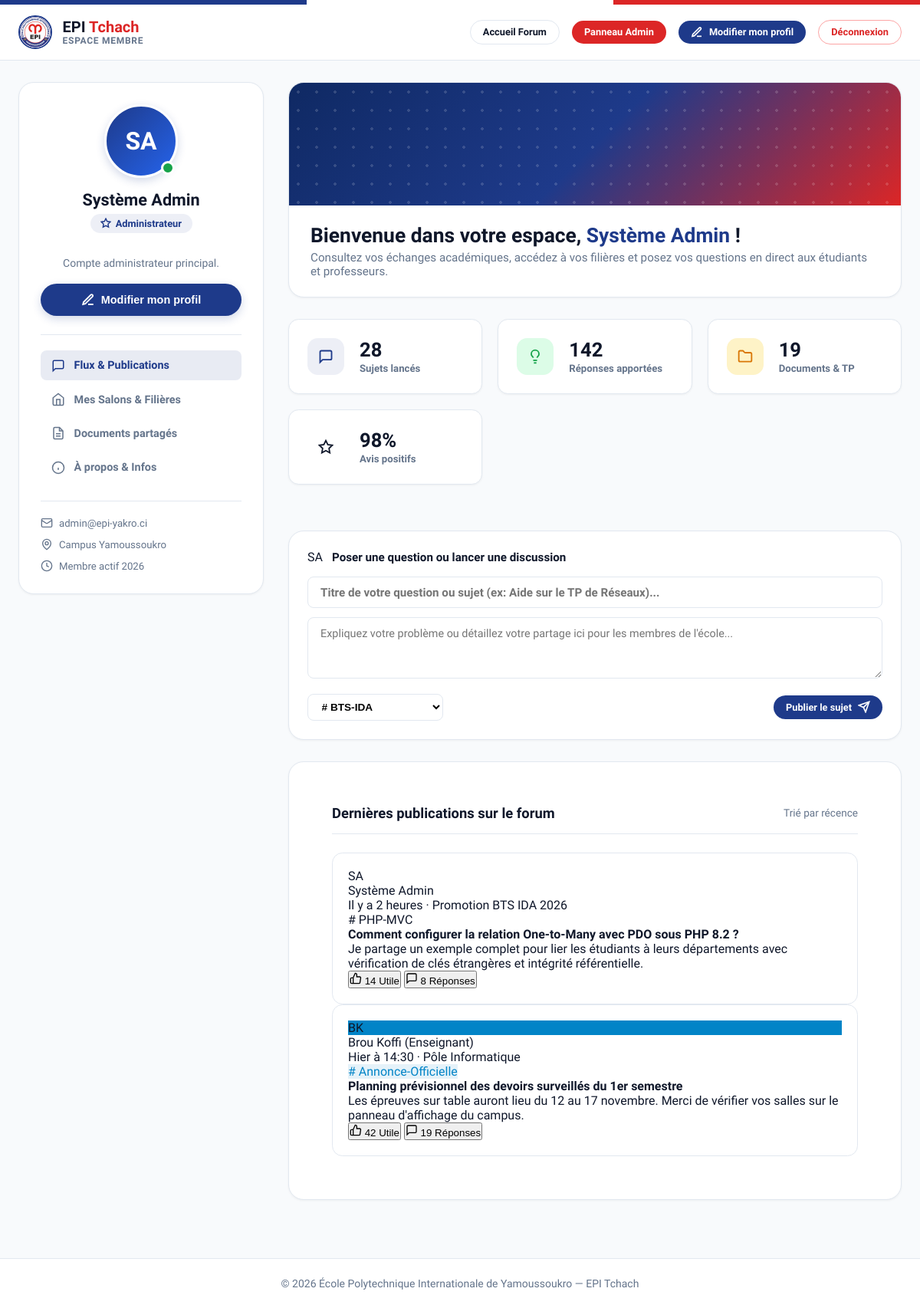
/profile (signed in), run on the app's committed database.
### tables this page shows
CREATE TABLE utilisateurs (
    id                  INT UNSIGNED AUTO_INCREMENT PRIMARY KEY,
    nom                 VARCHAR(100) NOT NULL,
    prenom              VARCHAR(100) NOT NULL,
    email               VARCHAR(150) NOT NULL UNIQUE,
    mot_de_passe        VARCHAR(255) NOT NULL,
    avatar_url          VARCHAR(255) DEFAULT NULL,
    biographie          TEXT DEFAULT NULL,
    filiere             VARCHAR(150) DEFAULT NULL,           
    modules_enseignes   TEXT DEFAULT NULL,                   
    role                ENUM('etudiant','professeur','moderateur','administrateur') NOT NULL DEFAULT 'etudiant',
    est_actif           BOOLEAN NOT NULL DEFAULT TRUE,
    date_inscription    DATETIME NOT NULL DEFAULT CURRENT_TIMESTAMP,
    derniere_connexion  DATETIME DEFAULT NULL
);

### views/desktop/profile/index.php (the view, shortened to what the rows shown need)
<?php
$base = isset($baseUrl) ? $baseUrl : '';
$asset = isset($assetBase) ? $assetBase : (isset($baseUrl) ? $baseUrl . '/public/assets' : '/public/assets');
$logoFile = $asset . '/images/logo.jpeg';
$sessionNom = !empty($user['nom']) ? $user['nom'] : ($_SESSION['user_nom'] ?? 'Kouassi');
$sessionPrenom = !empty($user['prenom']) ? $user['prenom'] : ($_SESSION['user_prenom'] ?? 'Momo');
$sessionFullName = trim($sessionPrenom . ' ' . $sessionNom);
$sessionEmail = !empty($user['email']) ? $user['email'] : ($_SESSION['user_email'] ?? 'momo.kouassi@epi-yakro.ci');
$sessionRole = !empty($user['role']) ? $user['role'] : ($_SESSION['user_role'] ?? 'etudiant');
$sessionBio = !empty($user['biographie']) ? $user['biographie'] : ($_SESSION['user_bio'] ?? "Passionné de développement web fullstack, base de données et architecture MVC. Prêt à s'entraider pour réussir les partiels et examens à l'EPI !");
$initials = strtoupper(mb_substr($sessionPrenom, 0, 1) . mb_substr($sessionNom, 0, 1));
?>
<!DOCTYPE html>
<html lang="fr">
<head>
  <link rel="stylesheet" href="<?= $asset ?>/css/desktop/profile.css" />
</head>
<body>
  <div class="tricolor-bar"></div>
  <header class="profile-header">
    <div class="profile-nav">
      <a href="<?= $base ?>/landing" class="brand-group">
        <img src="<?= htmlspecialchars($logoFile) ?>" alt="Logo EPI" class="brand-logo-img" onerror="this.src='<?= $asset ?>/images/logo.jpeg'" />
        <div>
          <span class="brand-title">EPI <span class="brand-accent">Tchach</span></span>
          <div class="brand-subtitle">Espace Membre</div>
        </div>
      </a>
      <div class="nav-user-actions">
        <a href="<?= $base ?>/landing" class="btn btn-outline btn-sm">Accueil Forum</a>
        <?php if ($sessionRole === 'administrateur'): ?>
          <a href="<?= $base ?>/admin" class="btn btn-accent btn-sm" title="Panneau d'administration">Panneau Admin</a>
        <?php endif; ?>
        <button type="button" class="btn btn-primary btn-sm open-profile-edit-modal">
          <svg width="16" height="16" viewBox="0 0 24 24" fill="none" stroke="currentColor" stroke-width="2.5"><path d="M12 20h9"/><path d="M16.5 3.5a2.121 2.121 0 0 1 3 3L7 19l-4 1 1-4L16.5 3.5z"/></svg>
          <span>Modifier mon profil</span>
        </button>
        <a href="<?= $base ?>/logout" class="btn btn-outline btn-sm" style="color:var(--accent); border-color:#fca5a5;">Déconnexion</a>
      </div>
    </div>
  </header>
  <div class="profile-page-wrapper">
    <div class="profile-layout-grid">
      <aside class="profile-sidebar-card">
        <div class="sidebar-profile-hero">
          <div class="sidebar-avatar-wrapper">
            <div class="sidebar-avatar profile-dynamic-initials"><?= htmlspecialchars($initials) ?></div>
            <div class="sidebar-online-dot" title="En ligne sur EPI Tchach"></div>
          </div>
          <h2 class="sidebar-user-name profile-dynamic-name"><?= htmlspecialchars($sessionFullName) ?></h2>
          <span class="sidebar-role-badge">
            <svg width="14" height="14" viewBox="0 0 24 24" fill="none" stroke="currentColor" stroke-width="2.5"><polygon points="12 2 15.09 8.26 22 9.27 17 14.14 18.18 21.02 12 17.77 5.82 21.02 7 14.14 2 9.27 8.91 8.26 12 2"/></svg>
            <span><?= htmlspecialchars(ucfirst($sessionRole)) ?></span>
          </span>
          <p class="sidebar-bio-text profile-dynamic-bio"><?= htmlspecialchars($sessionBio) ?></p>
          <button type="button" class="btn-sidebar-edit open-profile-edit-modal">
            <svg width="18" height="18" viewBox="0 0 24 24" fill="none" stroke="currentColor" stroke-width="2.5"><path d="M12 20h9"/><path d="M16.5 3.5a2.121 2.121 0 0 1 3 3L7 19l-4 1 1-4L16.5 3.5z"/></svg>
            <span>Modifier mon profil</span>
          </button>
        </div>
        <ul class="profile-sidebar-menu">
          <li>
            <a href="#flux" class="sidebar-tab-link active" data-tab="tab-posts">
              <svg width="18" height="18" viewBox="0 0 24 24" fill="none" stroke="currentColor" stroke-width="2"><path d="M21 15a2 2 0 0 1-2 2H7l-4 4V5a2 2 0 0 1 2-2h14a2 2 0 0 1 2 2z"/></svg>
              <span>Flux & Publications</span>
            </a>
          </li>
          <li>
            <a href="#salons" class="sidebar-tab-link" data-tab="tab-channels">
              <svg width="18" height="18" viewBox="0 0 24 24" fill="none" stroke="currentColor" stroke-width="2"><path d="m3 9 9-7 9 7v11a2 2 0 0 1-2 2H5a2 2 0 0 1-2-2z"/><polyline points="9 22 9 12 15 12 15 22"/></svg>
              <span>Mes Salons & Filières</span>
            </a>
          </li>
          <li>
            <a href="#documents" class="sidebar-tab-link" data-tab="tab-docs">
              <svg width="18" height="18" viewBox="0 0 24 24" fill="none" stroke="currentColor" stroke-width="2"><path d="M14 2H6a2 2 0 0 0-2 2v16a2 2 0 0 0 2 2h12a2 2 0 0 0 2-2V8z"/><polyline points="14 2 14 8 20 8"/><line x1="16" y1="13" x2="8" y2="13"/><line x1="16" y1="17" x2="8" y2="17"/></svg>
              <span>Documents partagés</span>
            </a>
          </li>
          <li>
            <a href="#apropos" class="sidebar-tab-link" data-tab="tab-about">
              <svg width="18" height="18" viewBox="0 0 24 24" fill="none" stroke="currentColor" stroke-width="2"><circle cx="12" cy="12" r="10"/><line x1="12" y1="16" x2="12" y2="12"/><line x1="12" y1="8" x2="12.01" y2="8"/></svg>
              <span>À propos & Infos</span>
            </a>
          </li>
        </ul>
        <ul class="sidebar-meta-list">
          <li class="sidebar-meta-item">
            <svg width="16" height="16" viewBox="0 0 24 24" fill="none" stroke="currentColor" stroke-width="2"><rect width="20" height="16" x="2" y="4" rx="2"/><path d="m22 7-8.97 5.7a1.94 1.94 0 0 1-2.06 0L2 7"/></svg>
            <span class="profile-dynamic-email"><?= htmlspecialchars($sessionEmail) ?></span>
          </li>
          <li class="sidebar-meta-item">
            <svg width="16" height="16" viewBox="0 0 24 24" fill="none" stroke="currentColor" stroke-width="2"><path d="M20 10c0 6-8 12-8 12s-8-6-8-12a8 8 0 0 1 16 0Z"/><circle cx="12" cy="10" r="3"/></svg>
            <span>Campus Yamoussoukro</span>
          </li>
          <li class="sidebar-meta-item">
            <svg width="16" height="16" viewBox="0 0 24 24" fill="none" stroke="currentColor" stroke-width="2"><circle cx="12" cy="12" r="10"/><polyline points="12 6 12 12 16 14"/></svg>
            <span>Membre actif 2026</span>
          </li>
        </ul>
      </aside>
      <main class="profile-main-area">
        <div class="profile-banner-card" style="margin-bottom:0;">
          <div class="profile-cover">
            <div class="profile-cover-pattern"></div>
          </div>
          <div style="padding: 1.5rem 1.75rem;">
            <h1 style="font-size: 1.65rem; font-weight: 800; color:var(--foreground);">
              Bienvenue dans votre espace, <span class="profile-dynamic-name" style="color:var(--primary);"><?= htmlspecialchars($sessionFullName) ?></span> !
            </h1>
            <p style="color:var(--muted-foreground); margin-top:0.35rem; font-size:0.95rem;">
              Consultez vos échanges académiques, accédez à vos filières et posez vos questions en direct aux étudiants et professeurs.
            </p>
          </div>
        </div>
        <div class="profile-stats-grid">
          <div class="stat-box">
            <div class="stat-icon-wrapper icon-blue">
              <svg width="20" height="20" viewBox="0 0 24 24" fill="none" stroke="currentColor" stroke-width="2.2"><path d="M21 15a2 2 0 0 1-2 2H7l-4 4V5a2 2 0 0 1 2-2h14a2 2 0 0 1 2 2z"/></svg>
            </div>
            <div>
              <div class="stat-val" id="statSubjectsCount">28</div>
              <div class="stat-lbl">Sujets lancés</div>
            </div>
          </div>
          <div class="stat-box">
            <div class="stat-icon-wrapper icon-green">
              <svg width="20" height="20" viewBox="0 0 24 24" fill="none" stroke="currentColor" stroke-width="2.2"><path d="M15 14c.2-1 .7-1.7 1.5-2.5 1-.9 1.5-2.2 1.5-3.5A6 6 0 0 0 6 8c0 1 .2 2.2 1.5 3.5.7.7 1.3 1.5 1.5 2.5"/><path d="M9 18h6"/><path d="M10 22h4"/></svg>
            </div>
            <div>
              <div class="stat-val">142</div>
              <div class="stat-lbl">Réponses apportées</div>
            </div>
          </div>
          <div class="stat-box">
            <div class="stat-icon-wrapper icon-amber">
              <svg width="20" height="20" viewBox="0 0 24 24" fill="none" stroke="currentColor" stroke-width="2.2"><path d="M4 20h16a2 2 0 0 0 2-2V8a2 2 0 0 0-2-2h-7.93a2 2 0 0 1-1.66-.9l-.82-1.2A2 2 0 0 0 7.93 3H4a2 2 0 0 0-2 2v13c0 1.1.9 2 2 2Z"/></svg>
            </div>
            <div>
              <div class="stat-val">19</div>
              <div class="stat-lbl">Documents & TP</div>
            </div>
          </div>
          <div class="stat-box">
            <div class="stat-icon-wrapper icon-purple">
              <svg width="20" height="20" viewBox="0 0 24 24" fill="none" stroke="currentColor" stroke-width="2.2"><polygon points="12 2 15.09 8.26 22 9.27 17 14.14 18.18 21.02 12 17.77 5.82 21.02 7 14.14 2 9.27 8.91 8.26 12 2"/></svg>
            </div>
            <div>
              <div class="stat-val">98%</div>
              <div class="stat-lbl">Avis positifs</div>
            </div>
          </div>
        </div>
        <section class="quick-post-card">
          <form id="quickPostForm">
            <div class="quick-post-header">
              <div class="post-avatar-mini profile-dynamic-initials"><?= htmlspecialchars($initials) ?></div>
              <strong style="font-size:0.95rem;">Poser une question ou lancer une discussion</strong>
            </div>
            <input type="text" name="titre" class="quick-post-title-input" placeholder="Titre de votre question ou sujet (ex: Aide sur le TP de Réseaux)..." required />
            <textarea name="contenu" class="quick-post-textarea" placeholder="Expliquez votre problème ou détaillez votre partage ici pour les membres de l'école..." required></textarea>
            <div class="quick-post-footer">
              <select name="tag" class="post-tag-select">
                <option value="BTS-IDA"># BTS-IDA</option>
              </select>
              <button type="submit" class="btn btn-primary btn-sm">
                <span>Publier le sujet</span>
                <svg width="16" height="16" viewBox="0 0 24 24" fill="none" stroke="currentColor" stroke-width="2.5"><line x1="22" y1="2" x2="11" y2="13"/><polygon points="22 2 15 22 11 13 2 9 22 2"/></svg>
              </button>
            </div>
          </form>
        </section>
        <div class="profile-tabs-card" style="padding: 1.75rem;">
          <div class="tab-content active" id="tab-posts">
            <div style="display:flex; align-items:center; justify-content:space-between; margin-bottom:1.5rem; border-bottom:1px solid var(--border); padding-bottom:1rem;">
              <h3 style="font-size:1.15rem; font-weight:800;">Dernières publications sur le forum</h3>
              <span style="font-size:0.85rem; color:var(--muted-foreground);">Trié par récence</span>
            </div>
            <div class="posts-feed" id="postsFeedList">
              <article class="post-card">
                <div class="post-header-flex">
                  <div class="post-author-box">
                    <div class="post-avatar-mini profile-dynamic-initials"><?= htmlspecialchars($initials) ?></div>
                    <div>
                      <div class="post-author-name profile-dynamic-name"><?= htmlspecialchars($sessionFullName) ?></div>
                      <div class="post-time">Il y a 2 heures · Promotion BTS IDA 2026</div>
                    </div>
                  </div>
                  <span class="post-tag-pill"># PHP-MVC</span>
                </div>
                <h4 class="post-title">Comment configurer la relation One-to-Many avec PDO sous PHP 8.2 ?</h4>
                <p class="post-excerpt">Je partage un exemple complet pour lier les étudiants à leurs départements avec vérification de clés étrangères et intégrité référentielle.</p>
                <div class="post-footer-actions">
                  <button type="button" class="btn-post-action">
                    <svg width="16" height="16" viewBox="0 0 24 24" fill="none" stroke="currentColor" stroke-width="2"><path d="M14 9V5a3 3 0 0 0-3-3l-4 9v11h11.28a2 2 0 0 0 2-1.7l1.38-9a2 2 0 0 0-2-2.3zM7 22H4a2 2 0 0 1-2-2v-7a2 2 0 0 1 2-2h3"/></svg>
                    <span>14 Utile</span>
                  </button>
                  <button type="button" class="btn-post-action">
                    <svg width="16" height="16" viewBox="0 0 24 24" fill="none" stroke="currentColor" stroke-width="2"><path d="M21 15a2 2 0 0 1-2 2H7l-4 4V5a2 2 0 0 1 2-2h14a2 2 0 0 1 2 2z"/></svg>
                    <span>8 Réponses</span>
                  </button>
                </div>
              </article>
              <article class="post-card">
                <div class="post-header-flex">
                  <div class="post-author-box">
                    <div class="post-avatar-mini" style="background:#0284c7;">BK</div>
                    <div>
                      <div class="post-author-name">Brou Koffi (Enseignant)</div>
                      <div class="post-time">Hier à 14:30 · Pôle Informatique</div>
                    </div>
                  </div>
                  <span class="post-tag-pill" style="background:rgba(2,132,199,0.1); color:#0284c7;"># Annonce-Officielle</span>
                </div>
                <h4 class="post-title">Planning prévisionnel des devoirs surveillés du 1er semestre</h4>
                <p class="post-excerpt">Les épreuves sur table auront lieu du 12 au 17 novembre. Merci de vérifier vos salles sur le panneau d'affichage du campus.</p>
                <div class="post-footer-actions">
                  <button type="button" class="btn-post-action">
                    <svg width="16" height="16" viewBox="0 0 24 24" fill="none" stroke="currentColor" stroke-width="2"><path d="M14 9V5a3 3 0 0 0-3-3l-4 9v11h11.28a2 2 0 0 0 2-1.7l1.38-9a2 2 0 0 0-2-2.3zM7 22H4a2 2 0 0 1-2-2v-7a2 2 0 0 1 2-2h3"/></svg>
                    <span>42 Utile</span>
                  </button>
                  <button type="button" class="btn-post-action">
                    <svg width="16" height="16" viewBox="0 0 24 24" fill="none" stroke="currentColor" stroke-width="2"><path d="M21 15a2 2 0 0 1-2 2H7l-4 4V5a2 2 0 0 1 2-2h14a2 2 0 0 1 2 2z"/></svg>
                    <span>19 Réponses</span>
                  </button>
                </div>
              </article>
            </div>
          </div>
        </div>
      </main>
    </div>
  </div>
  <footer class="profile-footer">
    <p>© 2026 École Polytechnique Internationale de Yamoussoukro — EPI Tchach</p>
  </footer>
</body>
</html>

### data on the page
utilisateurs: initials "SA", sessionFullName "Système Admin", role "Administrateur", biographie "Compte administrateur principal.", email "admin@epi-yakro.ci"
